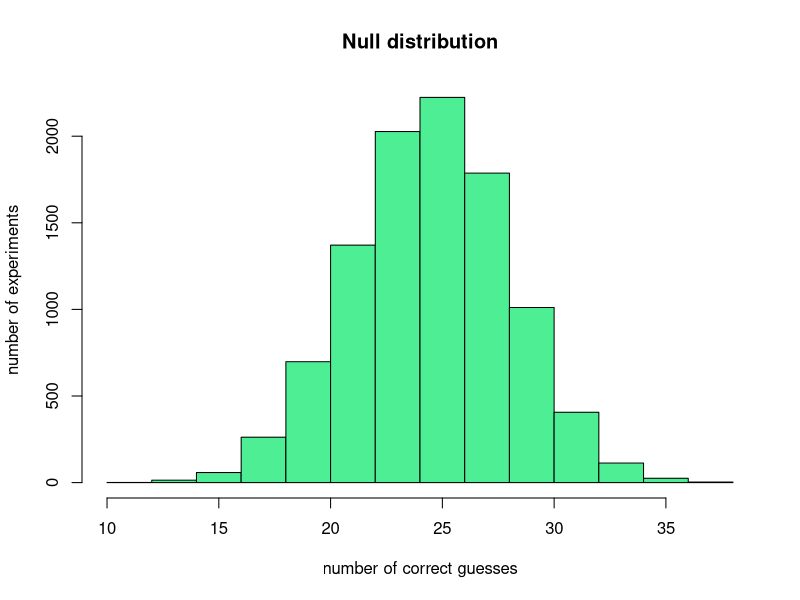
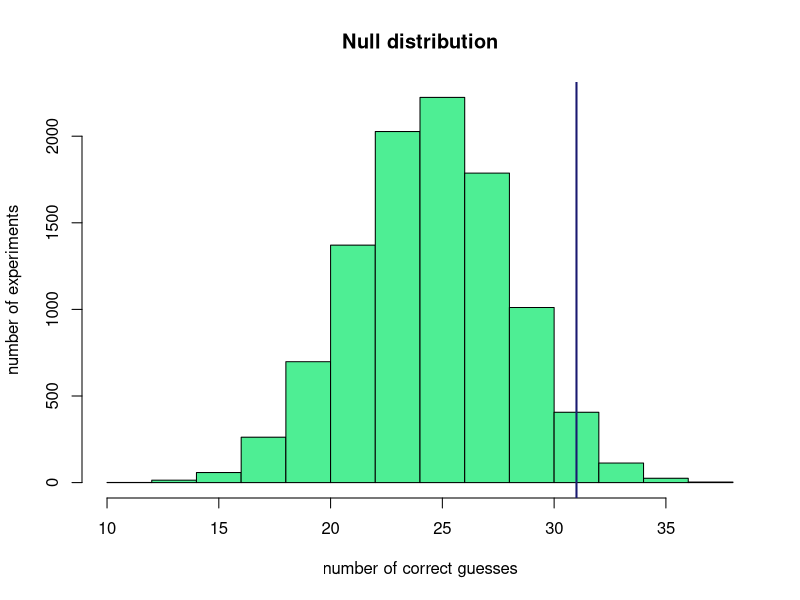
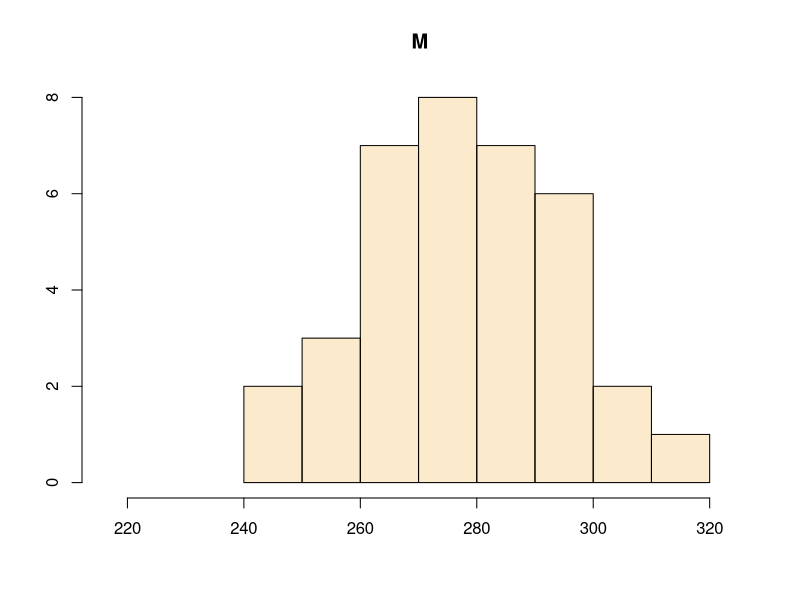
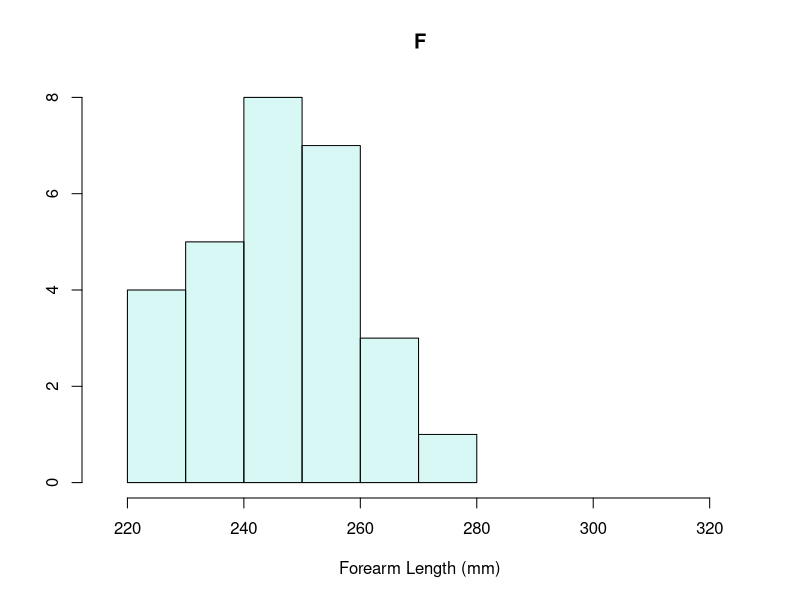
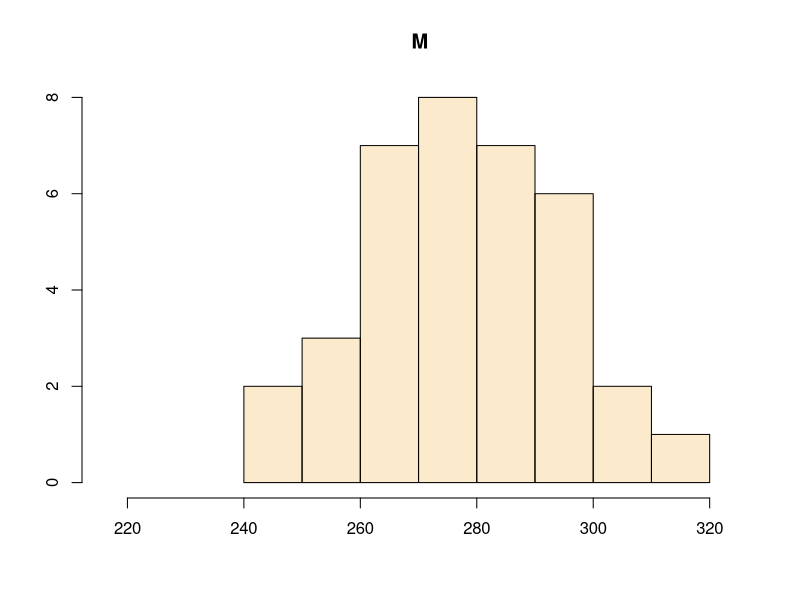
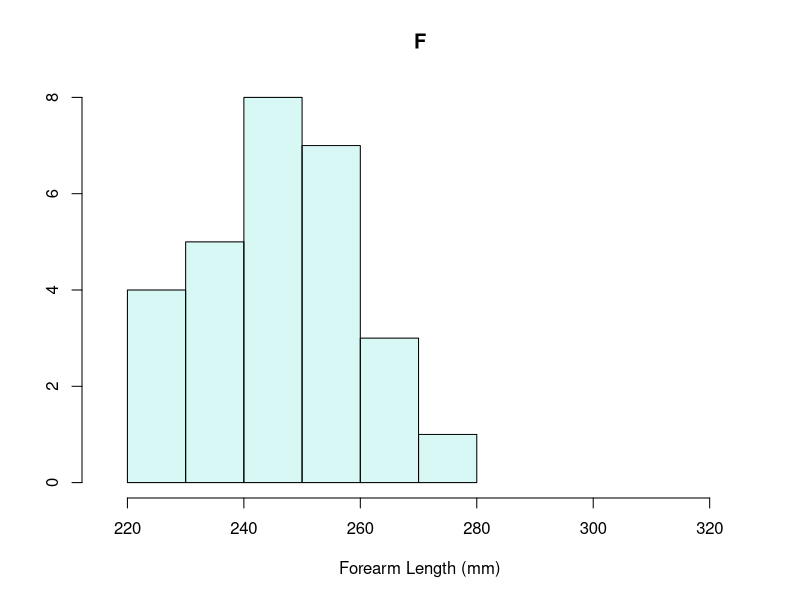
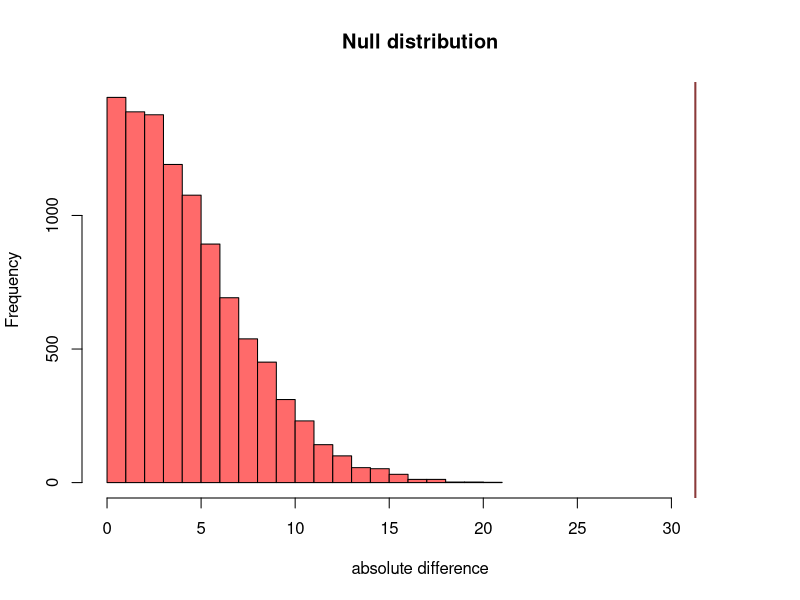

R code for these plots, in order:
## ---- chunk 1
library(tufte)
library(xtable)
knitr::opts_chunk$set(echo = TRUE)
knitr::opts_knit$set(global.par = TRUE)
# See https://stackoverflow.com/questions/25646333/code-chunk-font-size-in-rmarkdown-with-knitr-and-latex
def.chunk.hook  <- knitr::knit_hooks$get("chunk")
knitr::knit_hooks$set(chunk = function(x, options) 
  {
  x <- def.chunk.hook(x, options)
  ifelse(options$size != "normalsize", paste0("\\", options$size,"\n\n", x, "\n\n\\normalsize"), x)
  })
# See https://stackoverflow.com/questions/23349525/how-to-set-knitr-chunk-output-width-on-a-per-chunk-basis
knitr::knit_hooks$set(width=local({
    .width <- 0
    function(before, options, envir) {
        if (before) .width <<- options(width=options$width)
        else options(.width)
    }
}))
## ---- chunk 2
block <- sample(c(0,1),50,replace=TRUE)
block
## ---- chunk 3
correct <- sum(block)
## ---- chunk 4
number_correct <- vector(mode="numeric")
## ---- chunk 5
nexp <- 10000
for (i in 1:nexp){
  block <- sample(c(0,1),50,replace=TRUE)
  correct <- sum(block)
  number_correct = c(number_correct, correct)
}
## ---- chunk 6
hist(number_correct, col="seagreen2", main="Null distribution", xlab = "number of correct guesses", ylab = "number of experiments")
## ---- chunk 7
hist(number_correct, col="seagreen2", main="Null distribution", xlab = "number of correct guesses", ylab = "number of experiments")
abline(v=31,col="midnightblue",lwd=2)
## ---- chunk 8
sum(number_correct>=31)
## ---- chunk 9
p = sum(number_correct>=31)/nexp

## ---- chunk 10
all_experiments <- sample(c(0,1), 50*nexp, replace=TRUE)
all_experiments <- matrix(all_experiments,ncol=50)
number_correct <- rowSums(all_experiments)
p = sum(number_correct>=31)/nexp
p
## ---- chunk 11
forearm_data <- read.csv("forearm_length.csv", header=TRUE)
head(forearm_data)
## ---- chunk 12
lowx <- min(forearm_data$ForearmLength)-10
highx <- max(forearm_data$ForearmLength)+10

hist(forearm_data[forearm_data$Gender=="M","ForearmLength"], 
     col=adjustcolor("orange2", alpha.f=0.2), xlim=c(lowx,highx), 
     xlab="", ylab="", main="M") 

hist(forearm_data[forearm_data$Gender=="F","ForearmLength"], 
     col=adjustcolor( "turquoise", alpha.f = 0.2), xlim=c(lowx,highx), 
     xlab="Forearm Length (mm)", 
     main="F", ylab="") 
## ---- chunk 13
mean_M <- mean(forearm_data[forearm_data$Gender=="M","ForearmLength"])
mean_F <- mean(forearm_data[forearm_data$Gender=="F","ForearmLength"])
diff <- abs(mean_M - mean_F)
diff
## ---- chunk 14
n_male <- sum(forearm_data$Gender=="M")
n_female <- sum(forearm_data$Gender=="F")
## ---- chunk 15
male <- sample(forearm_data$ForearmLength, n_male, replace=TRUE)
female <- sample(forearm_data$ForearmLength, n_female, replace=TRUE)

lowx <- min(forearm_data$ForearmLength)-10
highx <- max(forearm_data$ForearmLength)+10

hist(forearm_data[forearm_data$Gender=="M","ForearmLength"], 
     col=adjustcolor("orange2", alpha.f=0.2), xlim=c(lowx,highx), 
     xlab="", ylab="", main="M") 

hist(forearm_data[forearm_data$Gender=="F","ForearmLength"], 
     col=adjustcolor( "turquoise", alpha.f = 0.2), xlim=c(lowx,highx), 
     xlab="Forearm Length (mm)", 
     main="F", ylab="") 

sample_mean_M <- mean(male)
sample_mean_F <- mean(female)
sample_diff <- abs(sample_mean_M - sample_mean_F)

## ---- chunk 16
experiments <- 10000
diffs <- vector(mode="numeric")
 
for (i in 1:experiments){
  male <- sample(forearm_data$ForearmLength, n_male, replace=TRUE)  
  female <- sample(forearm_data$ForearmLength, n_female, replace=TRUE)
  sample_mean_M <- mean(male)
  sample_mean_F <- mean(female)
  sample_diff <- abs(sample_mean_M - sample_mean_F)
  diffs <- c(diffs,sample_diff)
 }
## ---- chunk 17
xmax <- max(diffs,diff)
hist(diffs, main="Null distribution", xlab="absolute difference", col="indianred1",xlim=c(0,xmax+2))
abline(v=diff,col="indianred4",lwd=2) 
pval <- sum(diffs>=diff)/experiments
pval
## ---- chunk 18
t.test(ForearmLength ~ Gender, data = forearm_data)
